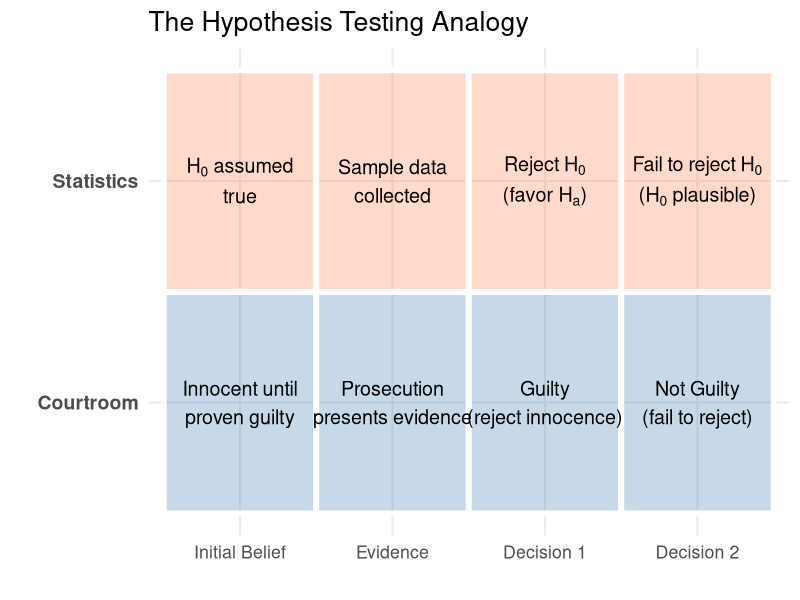
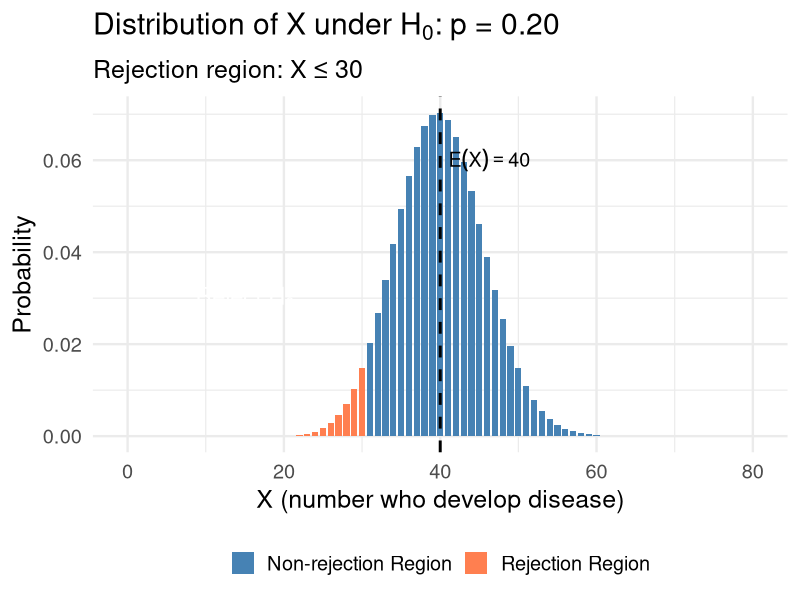
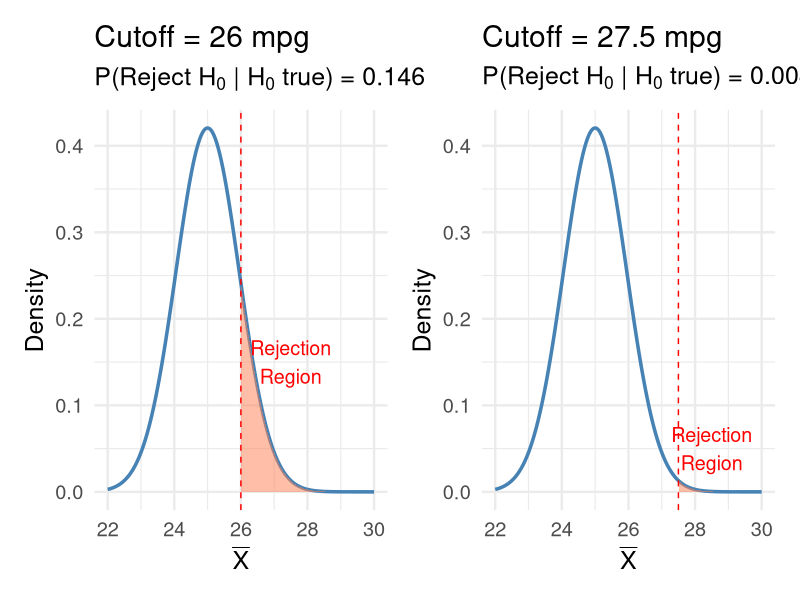
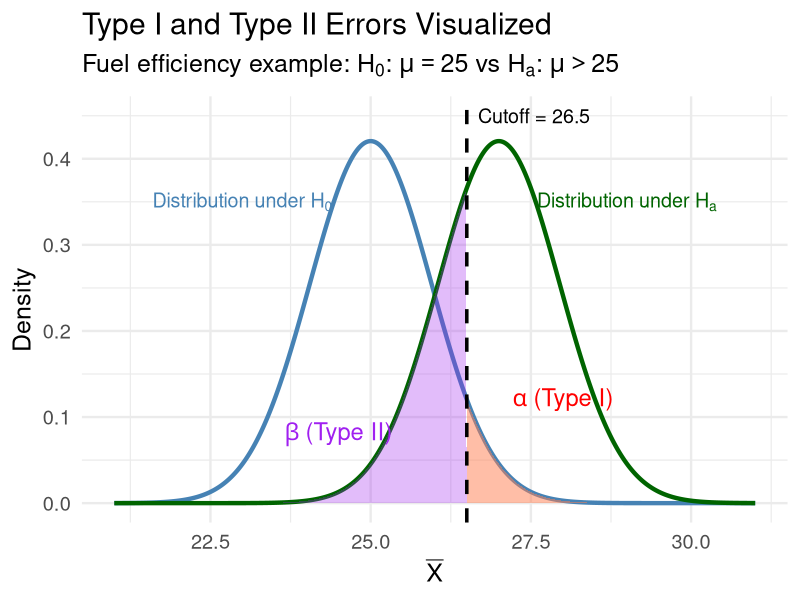
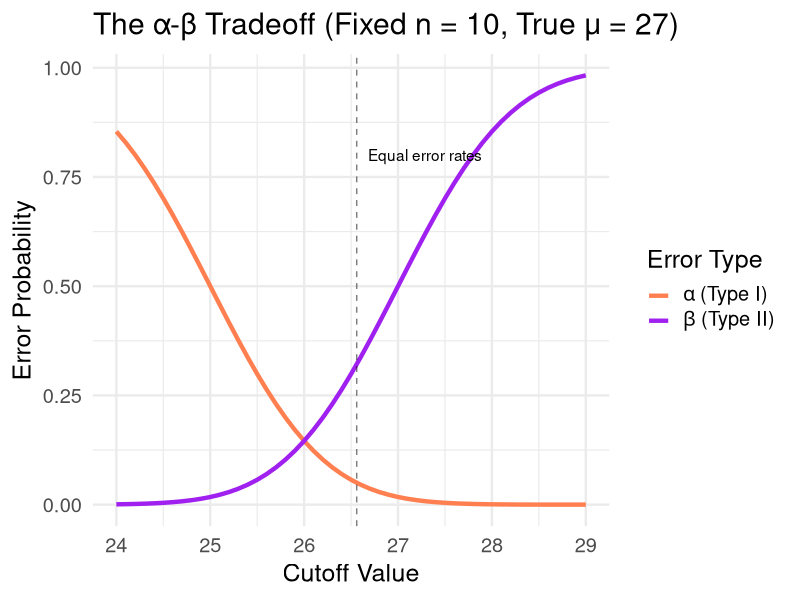
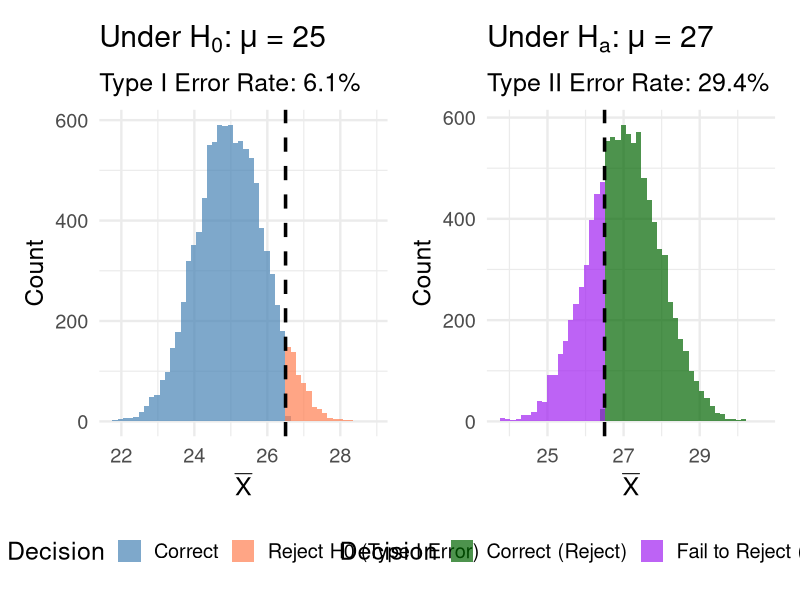
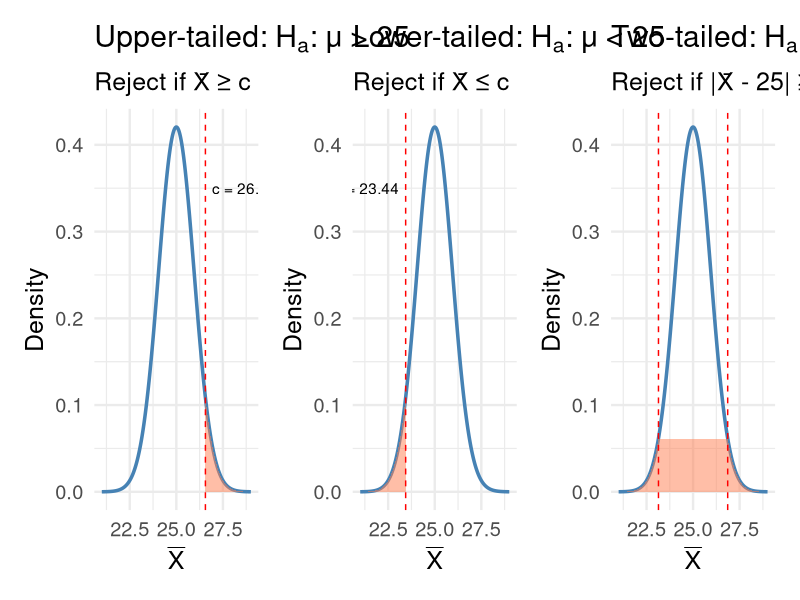
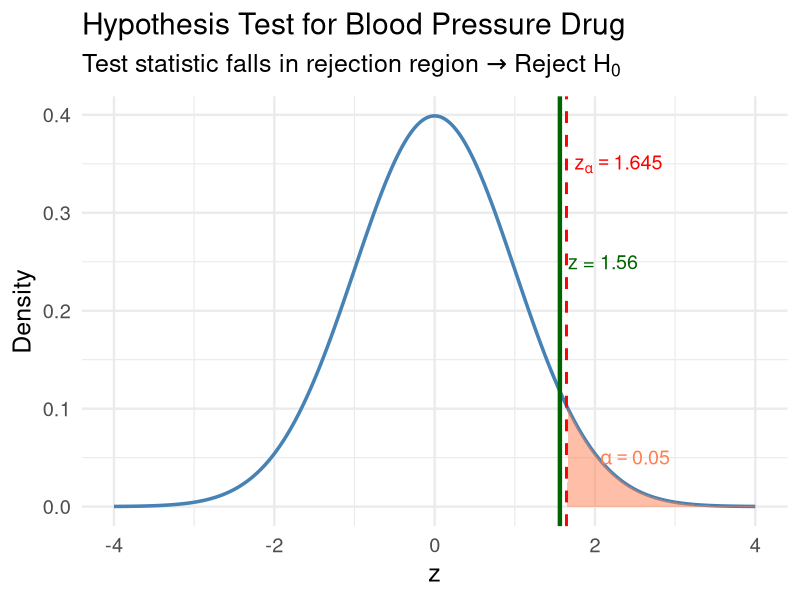

R code for these plots, in order:
## ---- chunk 1
#| label: setup
#| include: false
library(tidyverse)
library(broom)
library(patchwork)
set.seed(551)
theme_set(theme_minimal(base_size = 18))
## ---- chunk 2
#| code-fold: true
#| fig-height: 5
#| fig-width: 12
# Create a visual comparison with plain text that renders reliably
trial_data <- tibble(
  Category = rep(c("Courtroom", "Statistics"), each = 4),
  Element = rep(c("Initial Belief", "Evidence", "Decision 1", "Decision 2"), 2),
  x_pos = rep(1:4, 2),
  y_pos = c(rep(1, 4), rep(2, 4))
)

# Base plot with tiles
p <- trial_data |>
  mutate(Element = factor(Element, levels = c("Initial Belief", "Evidence", "Decision 1", "Decision 2"))) |>
  ggplot(aes(x = Element, y = Category)) +
  geom_tile(aes(fill = Category), alpha = 0.3, color = "white", linewidth = 2) +
  scale_fill_manual(values = c("Courtroom" = "steelblue", "Statistics" = "coral")) +
  labs(title = "The Hypothesis Testing Analogy", x = "", y = "") +
  theme_minimal(base_size = 16) +
  theme(legend.position = "none",
        axis.text.y = element_text(face = "bold", size = 14))

# Add courtroom labels (plain text)
p <- p +
  annotate("text", x = 1, y = 1, label = "Innocent until\nproven guilty", size = 5) +
  annotate("text", x = 2, y = 1, label = "Prosecution\npresents evidence", size = 5) +
  annotate("text", x = 3, y = 1, label = "Guilty\n(reject innocence)", size = 5) +
  annotate("text", x = 4, y = 1, label = "Not Guilty\n(fail to reject)", size = 5)

# Add statistics labels using expression() for proper subscripts
p <- p +
  annotate("text", x = 1, y = 2, size = 5, parse = TRUE,
           label = 'atop(H[0]~"assumed", "true")') +
  annotate("text", x = 2, y = 2, label = "Sample data\ncollected", size = 5) +
  annotate("text", x = 3, y = 2, size = 5, parse = TRUE,
           label = 'atop("Reject"~H[0], "(favor"~H[a]*")")') +
  annotate("text", x = 4, y = 2, size = 5, parse = TRUE,
           label = 'atop("Fail to reject"~H[0], "("*H[0]~"plausible)")')

p
## ---- chunk 3
#| echo: true
# Under H0: X ~ Binomial(200, 0.20)
# Expected value under H0
n <- 200
p0 <- 0.20
expected_X <- n * p0
cat("Expected X under H0:", expected_X, "\n")
cat("Rejection region: X ≤ 30 (substantially less than 40)")
## ---- chunk 4
#| code-fold: true
#| fig-height: 6
# Binomial distribution under H0
x_vals <- 0:80
probs <- dbinom(x_vals, size = 200, prob = 0.20)

tibble(x = x_vals, prob = probs) |>
  mutate(region = ifelse(x <= 30, "Rejection Region", "Non-rejection Region")) |>
  ggplot(aes(x = x, y = prob, fill = region)) +
  geom_col(width = 0.8) +
  geom_vline(xintercept = 40, linetype = "dashed", color = "black", linewidth = 1) +
  scale_fill_manual(values = c("Rejection Region" = "coral", 
                                "Non-rejection Region" = "steelblue")) +
  annotate("text", x = 40, y = 0.06, label = expression(E(X) == 40), hjust = -0.1, size = 5) +
  annotate("text", x = 15, y = 0.03, label = expression("Reject"~H[0]), color = "white", size = 6, fontface = "bold") +
  labs(x = "X (number who develop disease)", y = "Probability",
       title = expression(paste("Distribution of X under ", H[0], ": p = 0.20")),
       subtitle = "Rejection region: X ≤ 30") +
  theme(legend.position = "bottom", legend.title = element_blank())
## ---- chunk 5
#| code-fold: true
#| fig-height: 6
#| fig-width: 14
# Show two different rejection regions
sigma <- 3
n <- 10
se <- sigma / sqrt(n)
mu0 <- 25

x_seq <- seq(22, 30, length.out = 300)
y_H0 <- dnorm(x_seq, mean = mu0, sd = se)

p1 <- tibble(x = x_seq, y = y_H0) |>
  ggplot(aes(x = x, y = y)) +
  geom_line(linewidth = 1.2, color = "steelblue") +
  geom_area(data = tibble(x = x_seq[x_seq >= 26], y = y_H0[x_seq >= 26]),
            aes(x = x, y = y), fill = "coral", alpha = 0.5) +
  geom_vline(xintercept = 26, linetype = "dashed", color = "red") +
  labs(title = "Cutoff = 26 mpg", 
       subtitle = bquote("P(Reject"~H[0]~"|"~H[0]~"true) ="~.(round(1 - pnorm(26, mu0, se), 3))),
       x = expression(bar(X)), y = "Density") +
  annotate("text", x = 27.5, y = 0.15, label = "Rejection\nRegion", color = "red", size = 5)

p2 <- tibble(x = x_seq, y = y_H0) |>
  ggplot(aes(x = x, y = y)) +
  geom_line(linewidth = 1.2, color = "steelblue") +
  geom_area(data = tibble(x = x_seq[x_seq >= 27.5], y = y_H0[x_seq >= 27.5]),
            aes(x = x, y = y), fill = "coral", alpha = 0.5) +
  geom_vline(xintercept = 27.5, linetype = "dashed", color = "red") +
  labs(title = "Cutoff = 27.5 mpg", 
       subtitle = bquote("P(Reject"~H[0]~"|"~H[0]~"true) ="~.(round(1 - pnorm(27.5, mu0, se), 3))),
       x = expression(bar(X)), y = "Density") +
  annotate("text", x = 28.5, y = 0.05, label = "Rejection\nRegion", color = "red", size = 5)

p1 + p2
## ---- chunk 6
#| code-fold: true
#| fig-height: 7
#| fig-width: 14
# Parameters
mu0 <- 25  # Null hypothesis mean
mu_a <- 27  # Alternative (true mean if H0 false)
sigma <- 3
n <- 10
se <- sigma / sqrt(n)
cutoff <- 26.5  # Rejection cutoff

x_seq <- seq(21, 31, length.out = 500)

# Create data for both distributions
df_null <- tibble(
  x = x_seq,
  y = dnorm(x_seq, mu0, se),
  dist = "Under H0 (mu = 25)"
)

df_alt <- tibble(
  x = x_seq,
  y = dnorm(x_seq, mu_a, se),
  dist = "Under Ha (mu = 27)"
)

# Plot
ggplot() +
  # Null distribution
  geom_line(data = df_null, aes(x = x, y = y), color = "steelblue", linewidth = 1.5) +
  geom_area(data = df_null |> filter(x >= cutoff), 
            aes(x = x, y = y), fill = "coral", alpha = 0.5) +
  # Alternative distribution  
  geom_line(data = df_alt, aes(x = x, y = y), color = "darkgreen", linewidth = 1.5) +
  geom_area(data = df_alt |> filter(x < cutoff),
            aes(x = x, y = y), fill = "purple", alpha = 0.3) +
  # Cutoff line
  geom_vline(xintercept = cutoff, linetype = "dashed", color = "black", linewidth = 1.2) +
  # Labels
  annotate("text", x = 28, y = 0.12, label = expression(alpha~"(Type I)"), 
           color = "red", size = 6, fontface = "bold") +
  annotate("text", x = 24.5, y = 0.08, label = expression(beta~"(Type II)"), 
           color = "purple", size = 6, fontface = "bold") +
  annotate("text", x = cutoff, y = 0.45, label = paste0("Cutoff = ", cutoff), 
           hjust = -0.1, size = 5) +
  annotate("text", x = 23, y = 0.35, label = expression(paste("Distribution under ", H[0])), 
           color = "steelblue", size = 5) +
  annotate("text", x = 29, y = 0.35, label = expression(paste("Distribution under ", H[a])), 
           color = "darkgreen", size = 5) +
  labs(x = expression(bar(X)), y = "Density",
       title = "Type I and Type II Errors Visualized",
       subtitle = expression("Fuel efficiency example:"~H[0]*":"~mu==25~"vs"~H[a]*":"~mu>25)) +
  theme(legend.position = "none")
## ---- chunk 7
#| echo: true
mu0 <- 25
sigma <- 3
n <- 10
se <- sigma / sqrt(n)
cutoff <- 27.5

# Type I error: P(reject H0 | H0 true)
alpha <- 1 - pnorm(cutoff, mean = mu0, sd = se)
cat("α = P(X̄ ≥", cutoff, "| μ =", mu0, ") =", round(alpha, 4), "\n")

# Type II error: P(fail to reject | H0 false)
# Suppose true mean is μ = 26.5
mu_true <- 26.5
beta <- pnorm(cutoff, mean = mu_true, sd = se)
cat("β = P(X̄ <", cutoff, "| μ =", mu_true, ") =", round(beta, 4), "\n")
cat("Power = 1 - β =", round(1 - beta, 4))
## ---- chunk 8
#| echo: true
# Demonstrate tradeoff with different cutoffs
cutoffs <- c(26, 26.5, 27, 27.5, 28)
alpha_vals <- 1 - pnorm(cutoffs, mu0, se)
beta_vals <- pnorm(cutoffs, mean = 27, sd = se)  # assuming true mu = 27

tibble(Cutoff = cutoffs, Alpha = round(alpha_vals, 4), Beta = round(beta_vals, 4)) |>
  mutate(Power = 1 - Beta)
## ---- chunk 9
#| code-fold: true
#| fig-height: 6
cutoffs_seq <- seq(24, 29, by = 0.1)
error_data <- tibble(
  cutoff = cutoffs_seq,
  alpha = 1 - pnorm(cutoffs_seq, mu0, se),
  beta = pnorm(cutoffs_seq, mean = 27, sd = se)
) |>
  pivot_longer(cols = c(alpha, beta), names_to = "error_type", values_to = "probability")

ggplot(error_data, aes(x = cutoff, y = probability, color = error_type)) +
  geom_line(linewidth = 1.5) +
  scale_color_manual(values = c("alpha" = "coral", "beta" = "purple"),
                     labels = c(expression(alpha~"(Type I)"), expression(beta~"(Type II)"))) +
  geom_vline(xintercept = 26.56, linetype = "dashed", alpha = 0.5) +
  annotate("text", x = 26.56, y = 0.8, label = "Equal error rates", hjust = -0.1) +
  labs(x = "Cutoff Value", y = "Error Probability",
       title = "The α-β Tradeoff (Fixed n = 10, True μ = 27)",
       color = "Error Type") +
  theme(legend.position = "right")
## ---- chunk 10
#| echo: true
#| code-fold: true
set.seed(551)
n_simulations <- 10000
n <- 10
sigma <- 3
cutoff <- 26.5

# Simulate under H0 (mu = 25)
samples_H0 <- replicate(n_simulations, {
  x <- rnorm(n, mean = 25, sd = sigma)
  mean(x)
})
type_I_rate <- mean(samples_H0 >= cutoff)

# Simulate under Ha (mu = 27)
samples_Ha <- replicate(n_simulations, {
  x <- rnorm(n, mean = 27, sd = sigma)
  mean(x)
})
type_II_rate <- mean(samples_Ha < cutoff)

cat("Simulated Type I Error Rate:", round(type_I_rate, 4), "\n")
cat("Theoretical α:", round(1 - pnorm(cutoff, 25, sigma/sqrt(n)), 4), "\n\n")
cat("Simulated Type II Error Rate:", round(type_II_rate, 4), "\n")
cat("Theoretical β:", round(pnorm(cutoff, 27, sigma/sqrt(n)), 4))
## ---- chunk 11
#| code-fold: true
#| fig-height: 6
#| fig-width: 14
p1 <- tibble(xbar = samples_H0) |>
  mutate(decision = ifelse(xbar >= cutoff, "Reject H0 (Type I Error)", "Correct")) |>
  ggplot(aes(x = xbar, fill = decision)) +
  geom_histogram(bins = 50, alpha = 0.7, position = "identity") +
  geom_vline(xintercept = cutoff, linetype = "dashed", linewidth = 1.2) +
  scale_fill_manual(values = c("Correct" = "steelblue", "Reject H0 (Type I Error)" = "coral")) +
  labs(x = expression(bar(X)), y = "Count",
       title = expression(paste("Under ", H[0], ": ", mu, " = 25")),
       subtitle = paste0("Type I Error Rate: ", round(type_I_rate * 100, 1), "%"),
       fill = "Decision") +
  theme(legend.position = "bottom")

p2 <- tibble(xbar = samples_Ha) |>
  mutate(decision = ifelse(xbar >= cutoff, "Correct (Reject)", "Fail to Reject (Type II Error)")) |>
  ggplot(aes(x = xbar, fill = decision)) +
  geom_histogram(bins = 50, alpha = 0.7, position = "identity") +
  geom_vline(xintercept = cutoff, linetype = "dashed", linewidth = 1.2) +
  scale_fill_manual(values = c("Correct (Reject)" = "darkgreen", 
                                "Fail to Reject (Type II Error)" = "purple")) +
  labs(x = expression(bar(X)), y = "Count",
       title = expression(paste("Under ", H[a], ": ", mu, " = 27")),
       subtitle = paste0("Type II Error Rate: ", round(type_II_rate * 100, 1), "%"),
       fill = "Decision") +
  theme(legend.position = "bottom")

p1 + p2
## ---- chunk 12
#| echo: true
alpha <- 0.05
mu0 <- 25
sigma <- 3
n <- 10
se <- sigma / sqrt(n)

# Critical value for upper-tailed test
z_alpha <- qnorm(1 - alpha)
critical_value <- mu0 + z_alpha * se

cat("z_α =", round(z_alpha, 3), "\n")
cat("Critical value: X̄ ≥", round(critical_value, 3), "\n")
cat("Rejection region: X̄ ≥", round(critical_value, 3))
## ---- chunk 13
#| code-fold: true
#| fig-height: 6
#| fig-width: 16
x_seq <- seq(21, 29, length.out = 500)
y <- dnorm(x_seq, mu0, se)

z_alpha <- qnorm(1 - alpha)
z_alpha2 <- qnorm(1 - alpha/2)

crit_upper <- mu0 + z_alpha * se
crit_lower <- mu0 - z_alpha * se
crit_two_upper <- mu0 + z_alpha2 * se
crit_two_lower <- mu0 - z_alpha2 * se

df <- tibble(x = x_seq, y = y)

p1 <- ggplot(df, aes(x, y)) +
  geom_line(linewidth = 1.2, color = "steelblue") +
  geom_area(data = df |> filter(x >= crit_upper), fill = "coral", alpha = 0.5) +
  geom_vline(xintercept = crit_upper, linetype = "dashed", color = "red") +
  annotate("text", x = crit_upper, y = 0.35, label = paste0("c = ", round(crit_upper, 2)), hjust = -0.1) +
  labs(title = expression(paste("Upper-tailed: ", H[a], ": μ > 25")),
       subtitle = "Reject if X̄ ≥ c", x = expression(bar(X)), y = "Density")

p2 <- ggplot(df, aes(x, y)) +
  geom_line(linewidth = 1.2, color = "steelblue") +
  geom_area(data = df |> filter(x <= crit_lower), fill = "coral", alpha = 0.5) +
  geom_vline(xintercept = crit_lower, linetype = "dashed", color = "red") +
  annotate("text", x = crit_lower, y = 0.35, label = paste0("c = ", round(crit_lower, 2)), hjust = 1.1) +
  labs(title = expression(paste("Lower-tailed: ", H[a], ": μ < 25")),
       subtitle = "Reject if X̄ ≤ c", x = expression(bar(X)), y = "Density")

p3 <- ggplot(df, aes(x, y)) +
  geom_line(linewidth = 1.2, color = "steelblue") +
  geom_area(data = df |> filter(x >= crit_two_upper | x <= crit_two_lower), fill = "coral", alpha = 0.5) +
  geom_vline(xintercept = c(crit_two_lower, crit_two_upper), linetype = "dashed", color = "red") +
  labs(title = expression(paste("Two-tailed: ", H[a], ": μ ≠ 25")),
       subtitle = "Reject if |X̄ - 25| ≥ c", x = expression(bar(X)), y = "Density")

p1 + p2 + p3
## ---- chunk 14
#| echo: true
# Given data
xbar <- 12.5
sigma <- 8
n <- 25
mu0 <- 10
alpha <- 0.05

# Standard error
se <- sigma / sqrt(n)

# Test statistic: Z = (X̄ - μ₀) / (σ/√n)
z_stat <- (xbar - mu0) / se
cat("Test statistic: z =", round(z_stat, 3), "\n")

# Critical value for α = 0.05 (upper-tailed)
z_crit <- qnorm(1 - alpha)
cat("Critical value: z_α =", round(z_crit, 3), "\n")

# Rejection region
cat("Rejection region: z ≥", round(z_crit, 3))
## ---- chunk 15
#| echo: true
# Decision
if (z_stat >= z_crit) {
  cat("Decision: Reject H₀\n\n")
  cat("Interpretation: There is statistically significant evidence at α = 0.05\n")
  cat("that the true mean BP reduction exceeds 10 mmHg.")
} else {
  cat("Decision: Fail to reject H₀\n\n")
  cat("Interpretation: There is insufficient evidence at α = 0.05\n")
  cat("to conclude that the true mean BP reduction exceeds 10 mmHg.")
}
## ---- chunk 16
#| code-fold: true
#| fig-height: 6
z_seq <- seq(-4, 4, length.out = 500)
y <- dnorm(z_seq)

tibble(z = z_seq, y = y) |>
  ggplot(aes(x = z, y = y)) +
  geom_line(linewidth = 1.2, color = "steelblue") +
  geom_area(data = tibble(z = z_seq[z_seq >= z_crit], 
                          y = dnorm(z_seq[z_seq >= z_crit])),
            aes(x = z, y = y), fill = "coral", alpha = 0.5) +
  geom_vline(xintercept = z_crit, linetype = "dashed", color = "red", linewidth = 1) +
  geom_vline(xintercept = z_stat, color = "darkgreen", linewidth = 1.5) +
  annotate("text", x = z_crit + 0.1, y = 0.35, 
           label = expression(z[alpha] == 1.645), hjust = 0, size = 5, color = "red") +
  annotate("text", x = z_stat + 0.1, y = 0.25, 
           label = paste0("z = ", round(z_stat, 2)), hjust = 0, size = 5, color = "darkgreen") +
  annotate("text", x = 2.5, y = 0.05, label = expression(alpha == 0.05), color = "coral", size = 5) +
  labs(x = "z", y = "Density",
       title = "Hypothesis Test for Blood Pressure Drug",
       subtitle = expression("Test statistic falls in rejection region"~symbol("\256")~"Reject"~H[0]))
## ---- chunk 17
#| echo: true
#| code-fold: true
# Type I error (fixed at α)
cat("Type I Error Probability: α =", alpha, "\n\n")

# Type II error for different true values of μ
mu_true_vals <- c(11, 12, 13, 14, 15)
beta_vals <- pnorm(mu0 + z_crit * se, mean = mu_true_vals, sd = se)

error_table <- tibble(
  `True μ` = mu_true_vals,
  `β (Type II)` = round(beta_vals, 4),
  `Power (1-β)` = round(1 - beta_vals, 4)
)

cat("Type II Error and Power for different true μ values:\n")
print(error_table)
## ---- chunk 18
#| code-fold: true
#| fig-height: 6
mu_range <- seq(10, 18, by = 0.1)
power_vals <- 1 - pnorm(mu0 + z_crit * se, mean = mu_range, sd = se)

tibble(mu = mu_range, power = power_vals) |>
  ggplot(aes(x = mu, y = power)) +
  geom_line(linewidth = 1.5, color = "darkgreen") +
  geom_hline(yintercept = 0.8, linetype = "dashed", color = "red") +
  geom_vline(xintercept = 10, linetype = "dotted", alpha = 0.5) +
  annotate("text", x = 17, y = 0.82, label = "80% Power", color = "red", size = 5) +
  annotate("text", x = 10.2, y = 0.5, label = expression(H[0]: mu == 10), hjust = 0, size = 5) +
  labs(x = expression(paste("True ", mu)), y = "Power",
       title = "Power Function for Blood Pressure Test",
       subtitle = "Power increases as true μ moves away from null value") +
  scale_y_continuous(limits = c(0, 1), breaks = seq(0, 1, by = 0.2))
## ---- chunk 19
#| echo: true
# 95% confidence interval (two-sided)
ci_lower <- xbar - qnorm(0.975) * se
ci_upper <- xbar + qnorm(0.975) * se

cat("95% CI for μ: (", round(ci_lower, 2), ",", round(ci_upper, 2), ")\n")
cat("Null value μ₀ = 10\n\n")

if (ci_lower > 10) {
  cat("Since 10 is below the CI, we would reject H₀: μ = 10\n")
  cat("in favor of Hₐ: μ ≠ 10 at α = 0.05")
} else if (ci_upper < 10) {
  cat("Since 10 is above the CI, we would reject H₀: μ = 10")
} else {
  cat("Since 10 is within the CI, we would fail to reject H₀: μ = 10\n")
  cat("at α = 0.05")
}
## ---- chunk 20
#| code-fold: true
#| fig-height: 6
# Show CI and null value
tibble(
  x = xbar,
  lower = ci_lower,
  upper = ci_upper
) |>
  ggplot(aes(y = 1)) +
  geom_errorbarh(aes(xmin = lower, xmax = upper), height = 0.1, linewidth = 2, color = "steelblue") +
  geom_point(aes(x = x), size = 5, color = "steelblue") +
  geom_vline(xintercept = 10, linetype = "dashed", color = "red", linewidth = 1.5) +
  annotate("text", x = 10, y = 1.15, label = expression(H[0]: mu == 10), color = "red", size = 6) +
  annotate("text", x = xbar, y = 0.85, label = paste0("x̄ = ", xbar), size = 5) +
  annotate("text", x = (ci_lower + ci_upper)/2, y = 1.1, 
           label = paste0("95% CI: (", round(ci_lower, 1), ", ", round(ci_upper, 1), ")"), 
           size = 5, color = "steelblue") +
  coord_cartesian(xlim = c(7, 18), ylim = c(0.7, 1.3)) +
  labs(x = expression(mu), y = "",
       title = "Confidence Interval and Hypothesis Test",
       subtitle = expression("Null value (10) is below the CI"~symbol("\256")~"Reject"~H[0])) +
  theme(axis.text.y = element_blank(), axis.ticks.y = element_blank())
